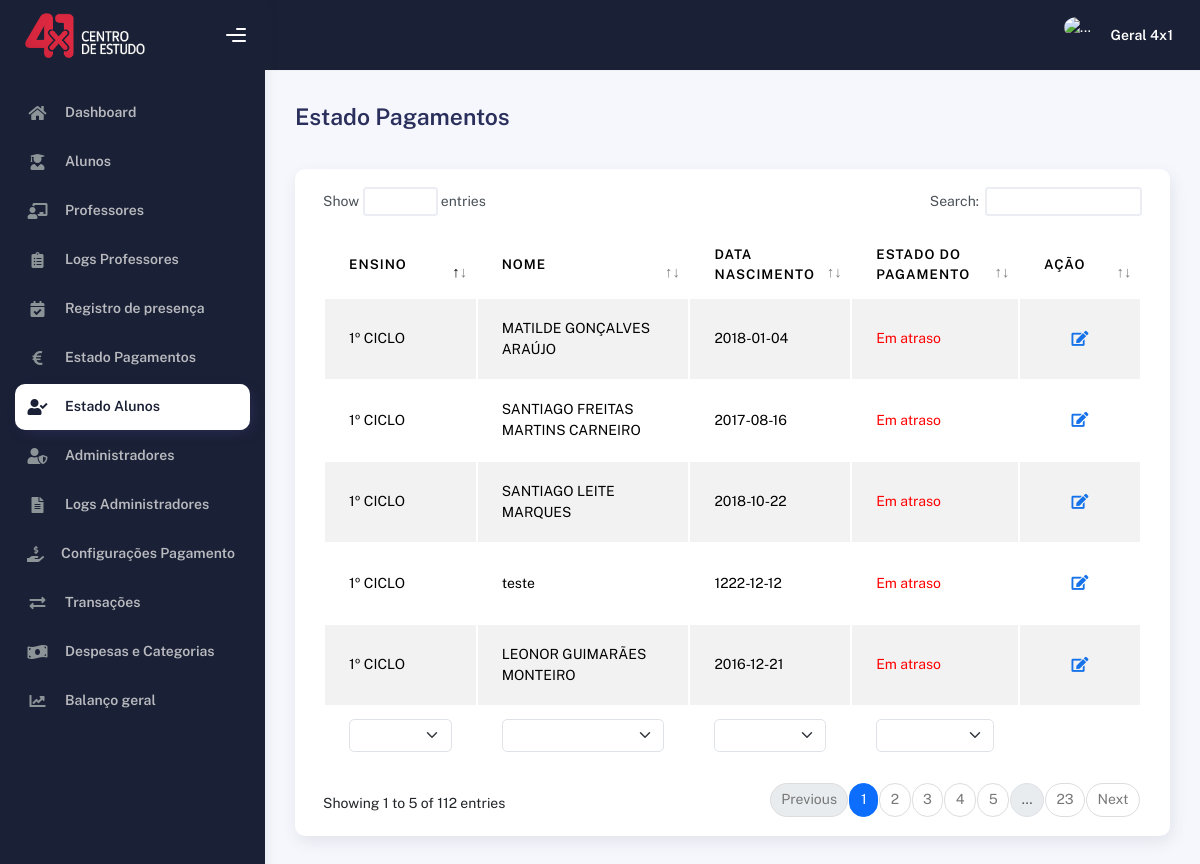
Page /pagamentoEstado.php (signed in) on the earlier database version.
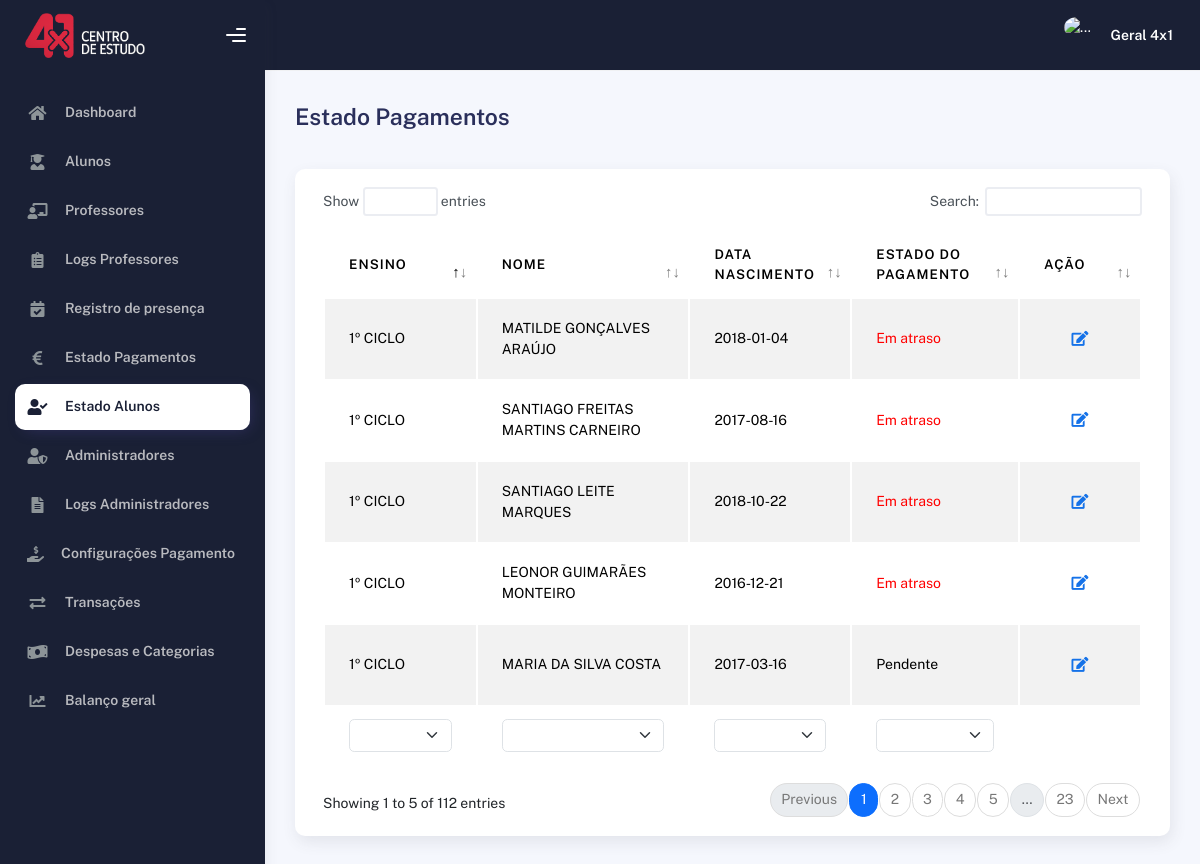
Same page on the later database version.
### tables this page shows
CREATE TABLE IF NOT EXISTS `alunos` (
  `id` int NOT NULL AUTO_INCREMENT,
  `pack` int NOT NULL,
  `balancoGrupo` decimal(10,2) NOT NULL,
  `balancoIndividual` decimal(10,2) NOT NULL,
  `nome` text NOT NULL,
  `morada` text NOT NULL,
  `localidade` text NOT NULL,
  `codigoPostal` varchar(8) NOT NULL,
  `nif` varchar(15) NOT NULL,
  `dataNascimento` date NOT NULL,
  `email` text NOT NULL,
  `contacto` varchar(20) NOT NULL,
  `escola` text NOT NULL,
  `ano` int NOT NULL,
  `curso` text NOT NULL,
  `turma` varchar(10) NOT NULL,
  `horasGrupo` int NOT NULL,
  `horasIndividual` int NOT NULL,
  `transporte` tinyint NOT NULL DEFAULT '0',
  `idMensalidadeGrupo` int DEFAULT NULL,
  `idMensalidadeIndividual` int DEFAULT NULL,
  `nomeMae` text,
  `tlmMae` varchar(20) NOT NULL,
  `nomePai` text,
  `tlmPai` varchar(20) NOT NULL,
  `modalidade` text NOT NULL,
  `notHorario` tinyint NOT NULL DEFAULT '0',
  `ativo` tinyint NOT NULL DEFAULT '1',
  `dataInscricao` date DEFAULT NULL,
  PRIMARY KEY (`id`)
);

CREATE TABLE IF NOT EXISTS `alunos_pagamentos` (
  `id` int NOT NULL AUTO_INCREMENT,
  `idAluno` int NOT NULL,
  `mensalidade` int NOT NULL,
  `idMetodo` int NOT NULL,
  `observacao` text NOT NULL,
  `idProfessor` int NOT NULL,
  `estado` varchar(50) NOT NULL,
  `created` timestamp NOT NULL DEFAULT CURRENT_TIMESTAMP,
  `pagoEm` datetime NOT NULL,
  PRIMARY KEY (`id`),
  KEY `idAluno` (`idAluno`,`idProfessor`),
  KEY `idMetodo` (`idMetodo`)
);

### pagamentoEstado.php (the view, shortened to what this page needs)
<?php
  include('./head.php');
  $estouEm = 7;
?>
</head>
  <body>
    <div class="wrapper">
      <?php
        include('./sideBar.php');
      ?>
        <div class="container">
          <div class="page-inner">
            <div
              class="d-flex align-items-left align-items-md-center flex-column flex-md-row pt-2 pb-4"
            >
              <div>
                <h3 class="fw-bold mb-3">Estado Pagamentos</h3>
              </div>
            </div>
            <div class="col-md-12">
                <div class="card">
                  <div class="card-body">
                    <div class="table-responsive">
                      <table
                        id="multi-filter-select"
                        class="display table table-striped table-hover"
                      >
                        <thead>
                          <tr>
                            <th>Ensino</th>
                            <th>Nome</th>
                            <th>Data Nascimento</th>
                            <th>Estado do pagamento</th>
                            <th style="width: 10%">Ação</th>
                          </tr>
                        </thead>
                        <tfoot>
                          <tr>
                            <th>Ensino</th>
                            <th>Nome</th>
                            <th>Data Nascimento</th>
                            <th>Estado do pagamento</th>
                          </tr>
                        </tfoot>
                        <tbody>
                          <?php
                            $mesAnterior = date('m') - 1;
                            $anoAtual = date('Y');
                            $sql = "SELECT id, nome, ano, dataNascimento,
                                      CASE
                                          WHEN ano >= 1 AND ano <= 4 THEN '1º CICLO'
                                          WHEN ano > 4 AND ano < 7 THEN '2º CICLO'
                                          WHEN ano > 6 AND ano <= 9 THEN '3º CICLO'
                                          WHEN ano > 9 THEN 'SECUNDÁRIO'
                                          WHEN ano = 0 THEN 'UNIVERSIDADE'
                                      END AS ensino
                                    FROM alunos
                                    ORDER BY
                                      FIELD(ensino, '1º CICLO', '2º CICLO', '3º CICLO', 'SECUNDÁRIO', 'UNIVERSIDADE'),
                                      ano ASC;";
                            $result = $con->query($sql);
                            if ($result->num_rows > 0) {
                              while ($row = $result->fetch_assoc()) {
                                $sql1 = "SELECT * FROM alunos_pagamentos WHERE idAluno = {$row['id']} AND MONTH(created) = {$mesAnterior} AND YEAR(created) = {$anoAtual}";
                                $result1 = $con->query($sql1);
                                if ($result1->num_rows > 0) {
                                  $row1 = $result1->fetch_assoc();
                                  if ($row1['estado'] == "Pago") {
                                    $corStatus = "2ecc71";
                                  }
                                  elseif ($row1['estado'] == "Pendente") {
                                    $corStatus = "f1c40f";
                                  }
                                  elseif ($row1['estado'] == "Em atraso") {
                                    $corStatus = "ff0000";
                                  }
                                  else {
                                    $corStatus = "";
                                  }
                                }
                                else {
                                  $corStatus = "";
                                  $row1['estado'] = "Pendente";
                                }
                                echo "<tr>
                                        <td>{$row['ensino']}</td>
                                        <td>{$row['nome']}</td>
                                        <td>{$row['dataNascimento']}</td>
                                        <td style=\"color: #$corStatus;\">{$row1['estado']}</td>
                                        <td>
                                          <div class=\"form-button-action\">
                                            <button
                                              type=\"button\"
                                              data-bs-toggle=\"tooltip\"
                                              onclick=\"window.location.href='alunoEdit.php?idAluno=" . $row['id'] . "&tab=pagamento'\"
                                              class=\"btn btn-link btn-primary btn-lg\"
                                              data-original-title=\"Editar Aluno\"
                                            >
                                              <i class=\"fa fa-edit\"></i>
                                            </button>
                                          </div>
                                        </td>
                                    </tr>";
                              }
                            }
                          ?>
                        </tbody>
                      </table>
                    </div>
                  </div>
                </div>
              </div>
          </div>
        </div>
      </div>
    </div>
  </body>
</html>

### head.php (shortened to what this page needs)
<!DOCTYPE html>
<html lang="en">
<head>
    <link rel="stylesheet" href="https://cdnjs.cloudflare.com/ajax/libs/intl-tel-input/17.0.8/css/intlTelInput.css"/>
    <link href="https://cdnjs.cloudflare.com/ajax/libs/font-awesome/6.0.0/css/all.min.css" rel="stylesheet">
    <link rel="stylesheet" href="assets/css/bootstrap.min.css" />
    <link rel="stylesheet" href="assets/css/plugins.min.css" />
    <link rel="stylesheet" href="assets/css/kaiadmin.min.css" />
</head>

### sideBar.php (shortened to what this page needs)
<div class="sidebar sidebar-style-2" data-background-color="dark">
    <div class="sidebar-logo">
        <div class="logo-header" data-background-color="dark">
            <a href="dashboard.php" class="logo">
                <img src="./images/LogoBranco4x1.png" alt="navbar brand" class="navbar-brand" height="45">
            </a>
            <div class="nav-toggle">
                <button class="btn btn-toggle toggle-sidebar">
                    <i class="gg-menu-right"></i>
                </button>
            </div>
        </div>
    </div>
    <div class="sidebar-wrapper scrollbar scrollbar-inner">
        <div class="sidebar-content">
        <ul class="nav nav-secondary">
            <li class="nav-item <?php echo ($estouEm == 1) ? 'active' : ''; ?>">
                <a href="dashboard.php">
                    <i class="fas fa-home"></i>
                    <p>Dashboard</p>
                </a>
            </li>
            <li class="nav-item <?php echo ($estouEm == 2) ? 'active' : ''; ?>">
                <a href="aluno.php">
                    <i class="fas fa-user-graduate"></i>
                    <p>Alunos</p>
                </a>
            </li>
            <?php if ($_SESSION["tipo"] == "administrador") { ?>
                <li class="nav-item <?php echo ($estouEm == 3) ? 'active' : ''; ?>">
                    <a href="professor.php">
                        <i class="fas fa-chalkboard-teacher"></i>
                        <p>Professores</p>
                    </a>
                </li>
                <li class="nav-item <?php echo ($estouEm == 4) ? 'active' : ''; ?>">
                    <a href="professorLogs.php">
                        <i class="fas fa-clipboard-list"></i>
                        <p>Logs Professores</p>
                    </a>
                </li>
            <?php } ?>
            <li class="nav-item <?php echo ($estouEm == 5) ? 'active' : ''; ?>">
                <a href="presenca.php">
                    <i class="fas fa-calendar-check"></i>
                    <p>Registro de presença</p>
                </a>
            </li>
            <li class="nav-item <?php echo ($estouEm == 6) ? 'active' : ''; ?>">
                <a href="pagamentoEstado.php">
                    <i class="fas fa-euro-sign"></i>
                    <p>Estado Pagamentos</p>
                </a>
            </li>
            <li class="nav-item <?php echo ($estouEm == 7) ? 'active' : ''; ?>">
                <a href="estadoAlunos.php">
                    <i class="fas fa-user-check"></i>
                    <p>Estado Alunos</p>
                </a>
            </li>
            <?php if ($_SESSION["tipo"] == "administrador") { ?>
                <li class="nav-item <?php echo ($estouEm == 8) ? 'active' : ''; ?>">
                    <a href="admin.php">
                        <i class="fas fa-user-shield"></i>
                        <p>Administradores</p>
                    </a>
                </li>
                <li class="nav-item <?php echo ($estouEm == 9) ? 'active' : ''; ?>">
                    <a href="adminLogs.php">
                        <i class="fas fa-file-alt"></i>
                        <p>Logs Administradores</p>
                    </a>
                </li>
                <li class="nav-item <?php echo ($estouEm == 10) ? 'active' : ''; ?>">
                    <a href="pagamentoConfig.php">
                        <i class="fas fa-hand-holding-usd"></i>
                        <p>Configurações Pagamento</p>
                    </a>
                </li>
                <li class="nav-item <?php echo ($estouEm == 11) ? 'active' : ''; ?>">
                    <a href="transacoes.php">
                        <i class="fas fa-exchange-alt"></i>
                        <p>Transações</p>
                    </a>
                </li>
                <li class="nav-item <?php echo ($estouEm == 12) ? 'active' : ''; ?>">
                    <a href="despesas.php">
                        <i class="fas fa-money-bill-wave"></i>
                        <p>Despesas e Categorias</p>
                    </a>
                </li>
                <li class="nav-item <?php echo ($estouEm == 13) ? 'active' : ''; ?>">
                    <a href="balancoGeral.php">
                        <i class="fas fa-chart-line"></i>
                        <p>Balanço geral</p>
                    </a>
                </li>
            <?php } ?>
        </ul>
        </div>
    </div>
    </div>
<div class="main-panel">
    <div class="main-header">
        <nav
        class="navbar navbar-header navbar-header-transparent navbar-expand-lg border-bottom"
            data-background-color="dark"
        >
            <div class="container-fluid">
                <ul class="navbar-nav topbar-nav ms-md-auto align-items-center">
                    <li class="nav-item topbar-user dropdown hidden-caret">
                        <a
                            class="dropdown-toggle profile-pic"
                            data-bs-toggle="dropdown"
                            href="#"
                            aria-expanded="false"
                        >
                            <div class="avatar-sm">
                                <img
                                src="<?php echo $_SESSION['img']; ?>"
                                alt="..."
                                class="avatar-img rounded-circle"
                                />
                            </div>
                            <span class="profile-username">
                                <span class="fw-bold"><?php echo $_SESSION['nome']; ?></span>
                            </span>
                        </a>
                    </li>
                </ul>
            </div>
        </nav>
    </div>

Differences in the rows shown:
removed alunos: ensino "1º CICLO", nome "teste", dataNascimento "1222-12-12", alunos_pagamentos.estado "Em atraso"
now on this page (row edited): alunos: ensino "1º CICLO", nome "MARIA DA SILVA COSTA", dataNascimento "2017-03-16", estado "Pendente"
